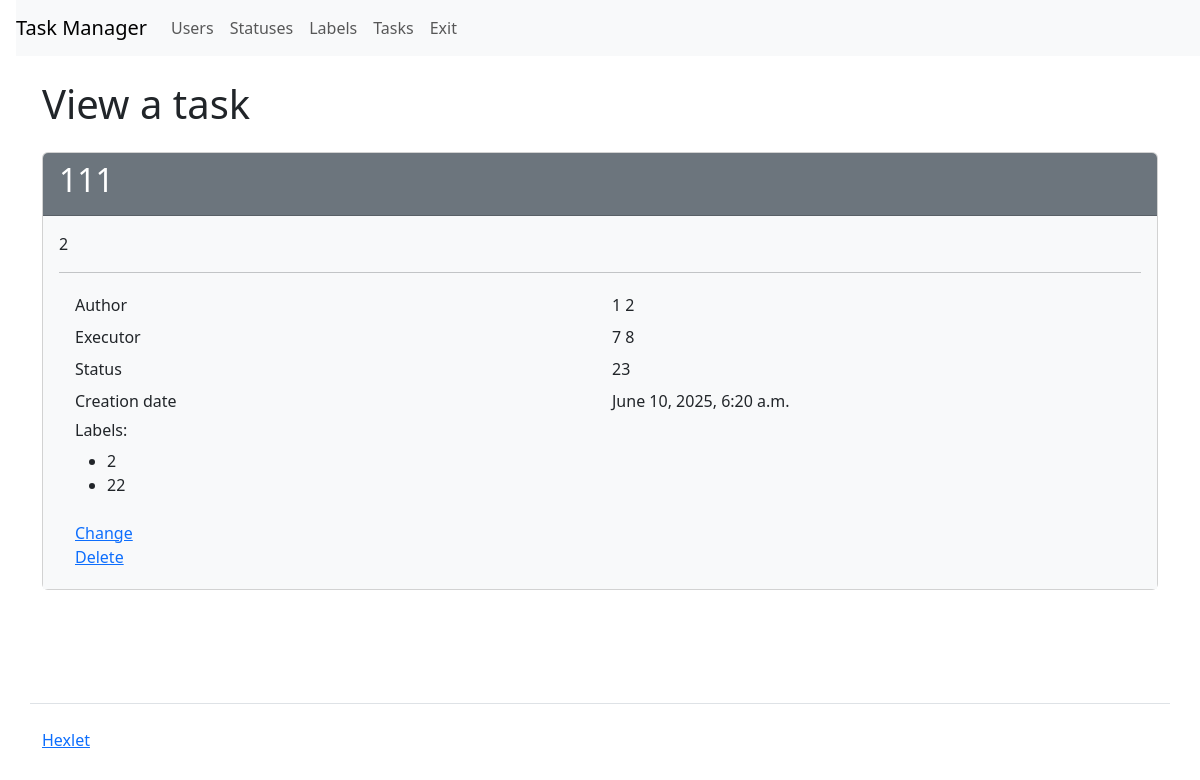
The page /tasks/14/ (signed in) on the database its author committed.
### task_manager/tasks/models.py (models this page shows, shortened)
class Tasks(models.Model):
    name = models.TextField(
        max_length=150,
        verbose_name=_('Name')
        )
    author = models.TextField(
        max_length=150,
        blank=True,
        null=True,
        verbose_name=_('Author')
        )
    discription = models.TextField(
        'discription',
        max_length=100
        )
    status = models.ForeignKey(
        Statuses,
        on_delete=models.SET_NULL,
        blank=True,
        null=True,
        verbose_name=_("Status")
        )
    executor = models.ForeignKey(
        Users,
        on_delete=models.SET_NULL,
        blank=True,
        null=True,
        verbose_name=_("Executor")
        )
    labels = models.ManyToManyField(
        Labels,
        blank=True,
        verbose_name=_("Labels")
        )
    created_at = models.DateTimeField(
        auto_now_add=True,
        verbose_name=_('Creation date')
        )

### task_manager/users/models.py (models this page shows, shortened)
class Users(AbstractUser, PermissionsMixin):
    first_name = models.TextField(
        max_length=150,
        verbose_name=_('Name')
        )
    last_name = models.TextField(
        max_length=150,
        verbose_name=_('Surname')
        )
    username = models.TextField(
        max_length=150,
        unique=True,
        verbose_name=_('Username'),
        )
    password = models.TextField(
        max_length=20,
        verbose_name=_('Password')
        )
    created_at = models.DateTimeField(
        auto_now_add=True,
        verbose_name=_('Creation date')
        )
    USERNAME_FIELD = 'username'
    def __str__(self):
        return self.get_full_name()

### task_manager/statuses/models.py (models this page shows)
class Statuses(models.Model):
    name = models.TextField(max_length=150, verbose_name=_('Name'))
    created_at = models.DateTimeField(
        auto_now_add=True, verbose_name=_('Creation date')
        )
    def __str__(self):
        return self.name

### task_manager/labels/models.py (models this page shows)
class Labels(models.Model):
    name = models.TextField(max_length=150, verbose_name=_('Name'))
    created_at = models.DateTimeField(
        auto_now_add=True, verbose_name=_('Creation date')
        )
    def __str__(self):
        return self.name

### task_manager/tasks/views.py (the view, shortened to what this page needs)
class TaskInfoView(LoginRequiredMixin, View):
    def dispatch(self, request, *args, **kwargs):
        return super(
            LoginRequiredMixin, self).dispatch(request, *args, **kwargs)
    def get(self, request, *args, **kwargs):
        task_id = kwargs.get('pk')
        task = Tasks.objects.get(id=task_id)
        return render(request, 'tasks/task.html', context={
           'name': _('View a task'),
            'task': task,
        })

### task_manager/templates/tasks/task.html
{% extends "index.html" %}
{% load i18n %}
{% block context %}
<div class="card">
  <div class="card-header bg-secondary text-white">
    <h2>{{ task.name }}</h2>
  </div>
  <div class="card-body bg-light">
    <p>{{ task.discription }}</p>
    <hr>
    <div class="container">
      <div class="row p-1">
        <div class="col">{% translate 'Author' %}</div>
        <div class="col">{{ task.author }}</div>
      </div>
      <div class="row p-1">
        <div class="col">{% translate 'Executor' %}</div>
        <div class="col">{{ task.executor }}</div>
      </div>
      <div class="row p-1">
        <div class="col">{% translate 'Status' %}</div>
        <div class="col">{{ task.status }}</div>
      </div>
      <div class="row p-1">
        <div class="col">{% translate 'Creation date' %}</div>
        <div class="col">{{ task.created_at }}</div>
      </div>
      <div class="row p-1">
        <div class="col">
          <h6>{% translate 'Labels' %}:</h6>
          <ul>
              {% for label in task.labels.all %}
              <li>{{ label }}</li>
              {% endfor %}
          </ul>
        </div>
      </div>
      <div class="row p-1">
        <div class="col">
            <td>
              <a href="/tasks/{{ task.id }}/update/">{% translate 'Сhange' %}</a>
              <br>
              <a href="/tasks/{{ task.id }}/delete/">{% translate 'Delete' %}</a>
            </td>
        </div>
      </div>
    </div>
  </div>
</div>
{% endblock %}

### rows shown on the page
Tasks: name "111", discription "2", author "1 2", executor "7 8", status "23", created_at "June 10, 2025, 6:20 a.m."
Labels: name "2"
Labels: name "22"

### other values the page prints
{{ name }} "View a task"
